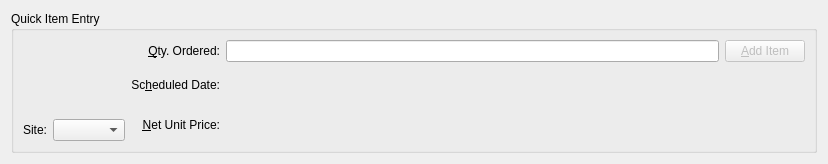
<?xml version="1.0" encoding="UTF-8"?>
<ui version="4.0">
 <class>salesOrderAddend</class>
 <widget class="QWidget" name="salesOrderAddend">
  <property name="geometry">
   <rect>
    <x>0</x>
    <y>0</y>
    <width>828</width>
    <height>164</height>
   </rect>
  </property>
  <property name="sizePolicy">
   <sizepolicy hsizetype="Expanding" vsizetype="Preferred">
    <horstretch>0</horstretch>
    <verstretch>0</verstretch>
   </sizepolicy>
  </property>
  <property name="windowTitle">
   <string>Form</string>
  </property>
  <layout class="QHBoxLayout" name="horizontalLayout_2">
   <item>
    <widget class="QGroupBox" name="_quickEntryGroup">
     <property name="title">
      <string>Quick Item Entry</string>
     </property>
     <layout class="QHBoxLayout" name="horizontalLayout_3">
      <item>
       <layout class="QVBoxLayout" name="verticalLayout_2">
        <item>
         <widget class="ItemCluster" name="_quickItem"/>
        </item>
        <item>
         <layout class="QHBoxLayout" name="horizontalLayout">
          <item>
           <widget class="QLabel" name="_quickWarehouseLit">
            <property name="text">
             <string>Site:</string>
            </property>
            <property name="alignment">
             <set>Qt::AlignRight|Qt::AlignTrailing|Qt::AlignVCenter</set>
            </property>
           </widget>
          </item>
          <item>
           <widget class="WComboBox" name="_quickWarehouse"/>
          </item>
         </layout>
        </item>
       </layout>
      </item>
      <item>
       <layout class="QGridLayout" name="gridLayout">
        <item row="0" column="0">
         <widget class="QLabel" name="_quickQtyOrderedLit">
          <property name="minimumSize">
           <size>
            <width>0</width>
            <height>0</height>
           </size>
          </property>
          <property name="text">
           <string>&amp;Qty. Ordered:</string>
          </property>
          <property name="alignment">
           <set>Qt::AlignRight|Qt::AlignTrailing|Qt::AlignVCenter</set>
          </property>
          <property name="buddy">
           <cstring>_quickQtyOrdered</cstring>
          </property>
         </widget>
        </item>
        <item row="0" column="1">
         <widget class="XLineEdit" name="_quickQtyOrdered">
          <property name="focusPolicy">
           <enum>Qt::StrongFocus</enum>
          </property>
          <property name="alignment">
           <set>Qt::AlignRight</set>
          </property>
         </widget>
        </item>
        <item row="1" column="0">
         <widget class="QLabel" name="_quickScheduledDateLit">
          <property name="text">
           <string>Sc&amp;heduled Date:</string>
          </property>
          <property name="alignment">
           <set>Qt::AlignRight|Qt::AlignTrailing|Qt::AlignVCenter</set>
          </property>
          <property name="buddy">
           <cstring>_quickScheduledDate</cstring>
          </property>
         </widget>
        </item>
        <item row="1" column="1">
         <widget class="DLineEdit" name="_quickScheduledDate"/>
        </item>
        <item row="2" column="0">
         <widget class="QLabel" name="_quickNetUnitPriceLit">
          <property name="text">
           <string>&amp;Net Unit Price:</string>
          </property>
          <property name="alignment">
           <set>Qt::AlignRight|Qt::AlignTrailing|Qt::AlignVCenter</set>
          </property>
          <property name="margin">
           <number>5</number>
          </property>
          <property name="buddy">
           <cstring>_quickNetUnitPrice</cstring>
          </property>
         </widget>
        </item>
        <item row="2" column="1">
         <widget class="CurrCluster" name="_quickNetUnitPrice">
          <property name="format">
           <enum>CurrDisplay::SalesPrice</enum>
          </property>
          <property name="currencyEditable" stdset="0">
           <bool>false</bool>
          </property>
         </widget>
        </item>
       </layout>
      </item>
      <item>
       <layout class="QVBoxLayout" name="verticalLayout">
        <item>
         <widget class="QPushButton" name="_quickSave">
          <property name="enabled">
           <bool>false</bool>
          </property>
          <property name="text">
           <string>&amp;Add Item</string>
          </property>
          <property name="default">
           <bool>true</bool>
          </property>
         </widget>
        </item>
        <item>
         <spacer name="verticalSpacer">
          <property name="orientation">
           <enum>Qt::Vertical</enum>
          </property>
          <property name="sizeHint" stdset="0">
           <size>
            <width>20</width>
            <height>40</height>
           </size>
          </property>
         </spacer>
        </item>
       </layout>
      </item>
     </layout>
    </widget>
   </item>
  </layout>
 </widget>
 <customwidgets>
  <customwidget>
   <class>CurrCluster</class>
   <extends>CurrDisplay</extends>
   <header>currcluster.h</header>
  </customwidget>
  <customwidget>
   <class>CurrDisplay</class>
   <extends>QWidget</extends>
   <header>currcluster.h</header>
  </customwidget>
  <customwidget>
   <class>DLineEdit</class>
   <extends>QWidget</extends>
   <header>datecluster.h</header>
   <container>1</container>
  </customwidget>
  <customwidget>
   <class>ItemCluster</class>
   <extends>QWidget</extends>
   <header>itemcluster.h</header>
   <container>1</container>
  </customwidget>
  <customwidget>
   <class>WComboBox</class>
   <extends>XComboBox</extends>
   <header>wcombobox.h</header>
  </customwidget>
  <customwidget>
   <class>XComboBox</class>
   <extends>QComboBox</extends>
   <header>xcombobox.h</header>
  </customwidget>
  <customwidget>
   <class>XLineEdit</class>
   <extends>QLineEdit</extends>
   <header>xlineedit.h</header>
   <container>1</container>
  </customwidget>
 </customwidgets>
 <resources/>
 <connections/>
</ui>
